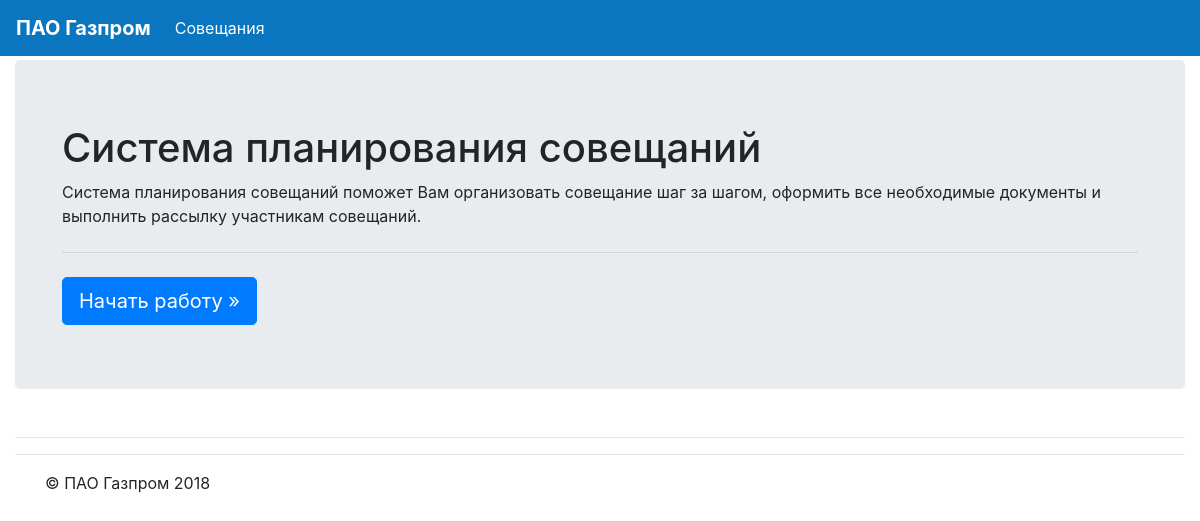
The app's page /, older data.
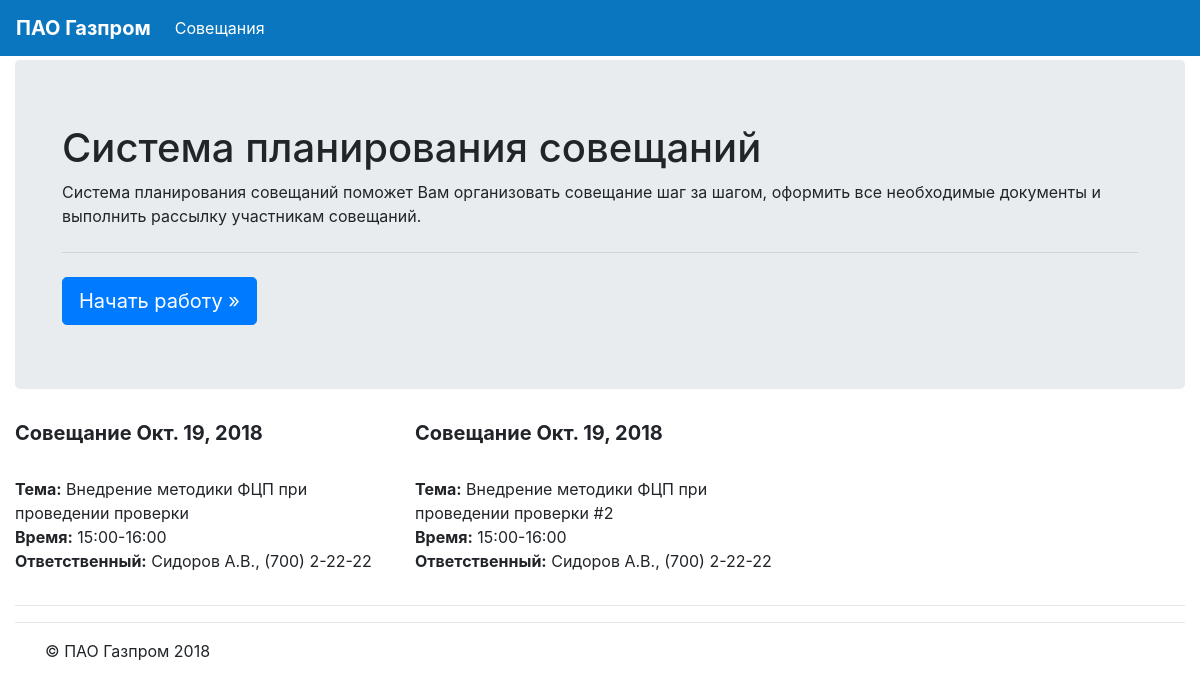
The same page, newer data.
### meetings/models.py (models this page shows, shortened)
class Meeting(models.Model):
    meet_type = models.CharField(max_length=1, choices=MEETING_TYPE_CHOICES, default=mInternal)
    meet_subj = models.CharField(max_length=128, db_index=True)
    meet_date = models.DateField(null=False, default=timezone.now)
    meet_start = models.CharField(max_length=5,null=True)
    meet_end = models.CharField(max_length=5,null=True)
    meet_acc = models.CharField(max_length=64, db_index=True, blank=True)
    meet_tel = models.CharField(max_length=20, blank=True)
    meet_save = models.BooleanField(default=False)
    meet_confident = models.BooleanField(default=False)
    studios = models.ManyToManyField('Studio', through='StudioList')
    class Meta:
        verbose_name = 'Совещание'
        verbose_name_plural = 'Совещания'

### meetings/views.py (the view)
# urls.py: 2. Add a URL to urlpatterns:  path('', views.home, name='home')
def home(request):
    args={}
    args['meetings'] = Meeting.objects.filter(meet_date__gte=timezone.now()).order_by('meet_date', '-meet_start')[0:3]
    return render(request,'mb_home.html', args)

### templates/mb_home.html
{% extends "mb_main.html" %}
{% load i18n %}
{% block main-content %}
      <div class="jumbotron">
        <div class="container">
          <h1 class="display-5">Система планирования совещаний</h1>
          <p>Система планирования совещаний поможет Вам организовать совещание шаг за шагом, оформить все необходимые документы и выполнить рассылку участникам совещаний.</p>
          <hr class="my-4">
          <a class="btn btn-primary btn-lg" href="{% url 'meetings:table' %}" role="button">Начать работу &raquo;</a>
        </div>
      </div>
{% endblock %}

### templates/mb_main.html (shortened to what this page needs)
{% load staticfiles %}
{% load cache %}
<!DOCTYPE html>
<html>
<head>
    <link rel="stylesheet" type="text/css" href="{% static "css/bootstrap.min.css" %}">
    <link rel="stylesheet" type="text/css" href="{% static "css/bootstrap-datepicker.min.css" %}">
    <link rel="stylesheet" type="text/css"  href="{% static "css/jquery.dataTables.min.css" %}">
    <link rel="stylesheet" href="{% static "fonts/css/all.css" %}">
    <link rel="stylesheet" type="text/css"  href="{% static "appendGrid/jquery-ui.structure.min.css" %}">
    <link rel="stylesheet" type="text/css"  href="{% static "appendGrid/jquery-ui.theme.min.css" %}">
    <link rel="stylesheet" type="text/css"  href="{% static "appendGrid/jquery.appendGrid-1.7.1.min.css" %}">
</head>
<body style="padding-top:60px;">
    <div class="container-fluid">
    <div class="row">
    <div class="col-sm-12">
    <nav class="navbar navbar-expand-md navbar-dark fixed-top" style="background-color: #0a76bf;">
      <a class="navbar-brand" href="{% url 'home' %}"><b>ПАО Газпром</b></a>
      <div class="collapse navbar-collapse" id="navbarsExampleDefault">
        <ul class="navbar-nav mr-auto">
          <li class="nav-item active">
            <a class="nav-link" href="{% url 'meetings:table' %}">Совещания <span class="sr-only">(current)</span></a>
          </li>
        </ul>
      </div>
      <a class="nav-link" href="{% url 'admin:index' %}"><i class="fa fa-cogs"></i></a>
    </nav>
    {% block content %}
    <main role="main">
      {% block main-content %}{% endblock %}
        <div class="row">
          {%  for meeting in meetings %}
              {%  if forloop.counter <= 3 %}
                  <div class="col-md-4">
                    <h5><b>Совещание {{ meeting.meet_date }}</b></h5>
                    <a href="{% url 'meetings:membersdoc' meeting.id %}" target='_blank' data-toggle="tooltip" data-placement="top" title="Формировать список участников" onClick=""><i class="fa fa-users"></i></a>
                    <a href="{% url 'meetings:itemsdoc' meeting.id %}" target='_blank' data-toggle="tooltip" data-placement="top" title="Формировать повестку" onClick=""><i class="fa fa-list"></i></a>
                    <a href="{% url 'meetings:studiosdoc' meeting.id %}" target='_blank' data-toggle="tooltip" data-placement="top" title="Формировать заявку" onClick=""><i class="fa fa-file"></i></a>
                    <p>
                        <b>Тема:</b> {{ meeting.meet_subj }}<br>
                        <b>Время:</b> {{ meeting.meet_start }}-{{ meeting.meet_end }}<br>
                        <b>Ответственный:</b> {{ meeting.meet_acc }}, {{ meeting.meet_tel }}<br>
                    </p>
                  </div>
              {% endif %}
          {% endfor %}
        </div>
        <hr>
    </main>
    {% endblock %}
    <hr class="my-3">
    <footer class="container">
      <p>&copy; ПАО Газпром 2018</p>
    </footer>
    </div>
</body>
</html>

Row changes from the older to the newer data that the page shows:
added Meeting: meet_date "Окт. 19, 2018", meet_subj "Внедрение методики ФЦП при проведении проверки", meet_start "15:00", meet_end "16:00", meet_acc "Сидоров А.В.", meet_tel "(700) 2-22-22"
added Meeting: meet_date "Окт. 19, 2018", meet_subj "Внедрение методики ФЦП при проведении проверки #2", meet_start "15:00", meet_end "16:00", meet_acc "Сидоров А.В.", meet_tel "(700) 2-22-22"
